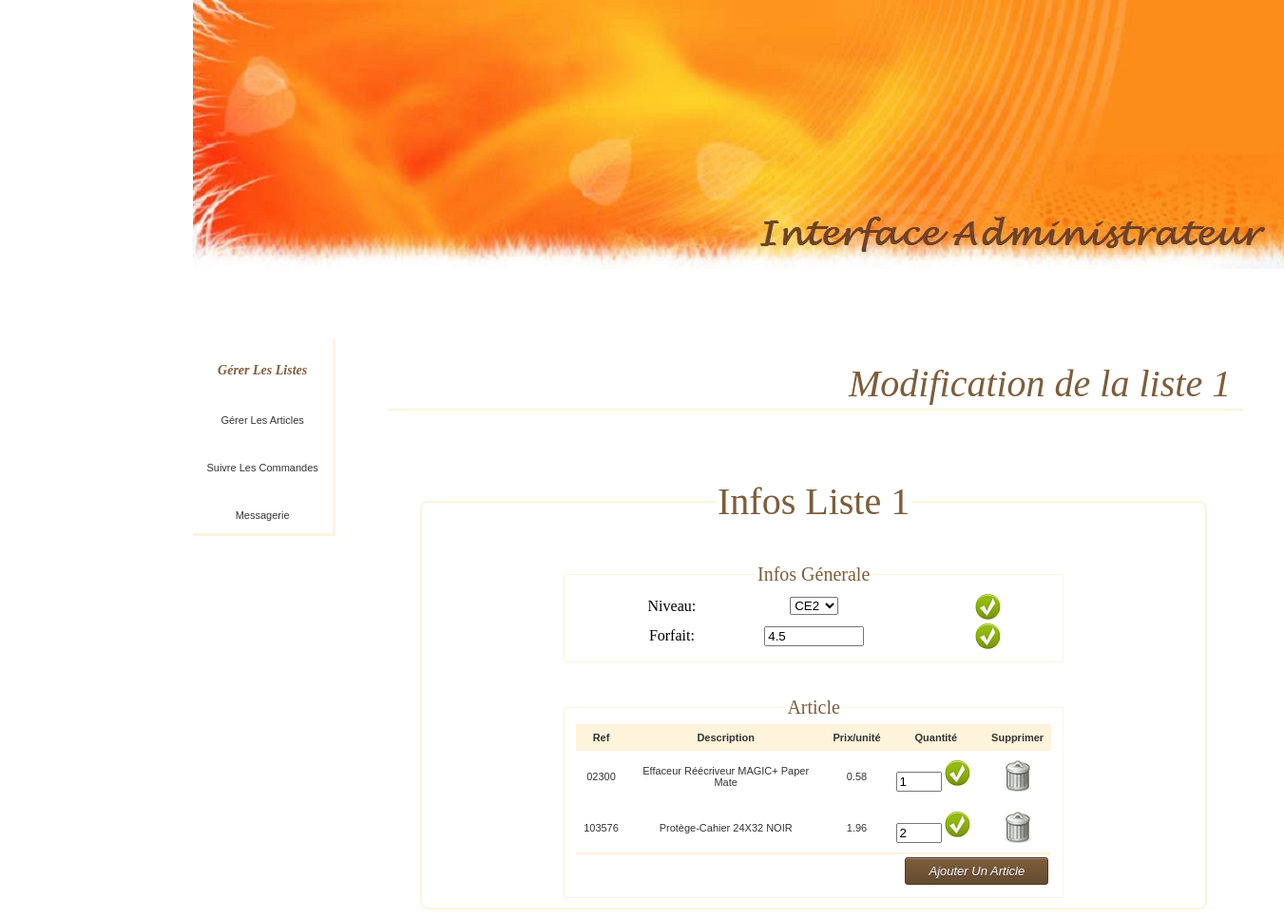
/admin/gestion_liste/modif_liste.php?id=1, run on the app's committed database.
### tables this page shows
CREATE TABLE Liste_niveau(
	id_nivliste INT AUTO_INCREMENT NOT NULL,
	niveau VARCHAR(10),
	forfait DOUBLE,
	PRIMARY KEY (id_nivliste)
);

CREATE TABLE IF NOT EXISTS `niveau` (
  `code` char(1) NOT NULL,
  `Libelle` varchar(200) NOT NULL,
  PRIMARY KEY (`code`)
);

CREATE TABLE Compose(
	qte_scat INT,
	ref_mat VARCHAR(20) NOT NULL,
	id_nivliste INT NOT NULL,
	PRIMARY KEY (ref_mat, id_nivliste)
);

CREATE TABLE Materiel(
	ref_mat VARCHAR(20) NOT NULL,
	desc_mat VARCHAR(50),
	prix_mat numeric(5,2),
	id_scat INT NOT NULL,
	PRIMARY KEY (ref_mat),
	FOREIGN KEY (id_scat) REFERENCES Sous_categorie (id_scat)
);

### lib/lib_db.class.php (called while the page is built, shortened)
<?php
class DB_connection
{
	private $_connection;
	private $_result;
	public function DB_connection()
	{
		$this->_hostname = HOST;
		$this->_username = USER;
		$this->_password = PASS;
		$this->_database = DB;
		$this->_connection = @mysqli_connect($this->_hostname, $this->_username, $this->_password, $this->_database) or die ("Erreur de connexion &acirc; la base. ".mysql_error());
	}
	public function DB_query($requete)
	{
		$this->_result = @mysqli_query($this->_connection, $requete) or die ("Probl&egrave;me dans l'ex&eacute;cution de la requ&ecirc;te : $requete. ".mysql_error());
		return $this->_result;
	}
	public function DB_object()
	{
		$this->_row = @mysqli_fetch_object($this->_result);
		return $this->_row;
	}
}
?>

### admin/gestion_liste/modif_liste.php (the view, shortened to what this page needs)
<?php
$id=$_GET['id'];
function get_niveau($code)
{
	$req="select libelle from niveau where code='".$code."'";
	$db = new DB_connection();
	$db->DB_query($req);
	if($ligne=$db->DB_object())
	{
		return $ligne->libelle;
	}
}
?>
<html>
<head>
<link rel="stylesheet" type="text/css" href="../../css/style_page.css" />
<link rel="stylesheet" type="text/css" href="../../css/style1.css" />
<link rel="stylesheet" href="../../js/fancybox/source/jquery.fancybox-1.3.4.css" type="text/css" media="screen" />
</head>
<body>
		<header class="tete">
			<img src="../../img/header.jpg" alt="header">
		<header>
		<nav class="menu">
			<br>
			<br>
			<br>
			<table width="150" align="left">
			<ul>
				<tr>
					<td>
						<br>
						<br>
						<li><a href="../gestion_liste">G&eacute;rer Les Listes</a></li>
						<br>
						<br>
					</td>
				</tr>
				<tr>
					<td>
						<br>
						<br>
						<li>G&eacute;rer Les Articles</li>
						<br>
						<br>
					</td>
				</tr>
				<tr>
					<td>
						<br>
						<br>
						<li>Suivre Les Commandes</li>
						<br>
						<br>
					</td>
				</tr>
				<tr>
					<td>
						<br>
						<br>
						<li>Messagerie</li>
						<br>
						<br>
					</td>
				</tr>
			</ul>
			</table>
				</nav>
<table width="900" align="center"class="entete">
<tr>
<td><div align="right">Modification de la liste <?php echo $id;?></div></td>
</tr>
</table>
<br>
<br>
<br>
<br>
<?php
$db = new DB_connection();
$req="select * from liste_niveau where id_nivliste=".$id;
$db->DB_query($req);
$ligne=$db->DB_object();
if($ligne!=NULL)
{
?>
<div align="center" >
<fieldset align="center" class="gen">
	<legend>Infos Liste <?php echo $id;?></legend>
	<div align="center">
	<br>
	<br>
		<fieldset align="center" class="sup">
			<legend>Infos Génerale</legend>
			<table class="infos" width="400" align="center">
			<tr>
			<form method="post" action="modif_liste1.php?p=modif_niv&id=<?php echo $id;?>" >
				<td width="50"><div align="center">Niveau:</div></td>
				<td width="100"><div align="center"><select name="niv"><option value="<?php echo $ligne->niveau;?>" selected ><?php echo get_niveau($ligne->niveau)?></option>
				</select>
				<div></td>
				<td width="50"><div align="right" ><INPUT border=0 src="../../img/icon_OK.png" type=image Value=submit align="middle" ><div></td>
			</form>
			</tr>
			<tr>
			<form method="post" action="modif_liste1.php?p=modif_for&id=<?php echo $id;?>" >
				<td width="50"><div align="center">Forfait:</div></td>
				<td width="100"><div align="center"><input size="10" type=text name="for" value="<?php echo $ligne->forfait;?>" ><div></td>
				<td width="50"><div align="right" ><INPUT border=0 src="../../img/icon_OK.png" type=image Value=submit align="middle" ><div></td>
			</form>
			</tr>
			</table>
		</fieldset>
	</div>
	<div align="center">
	<br>
	<br>
		<fieldset align="center" class="sup">
			<legend>Article</legend>
			<table class="data" align="center" width="500">
				<tr>
					<th width="30"><div align="center">Ref</div></th>
					<th width="250"><div align="center">Description</div></th>
					<th width="50"><div align="center">Prix/unité</div></th>
					<th width="100"><div align="center">Quantité</div></th>
					<th width="50"><div align="center">Supprimer</div></th>
				</tr>
				<?php
					$db1 = new DB_connection();
					$req1="select * from Compose where id_nivliste=".$id;
					$db1->DB_query($req1);
					while($ligne1=$db1->DB_object())
					{
						$db2 = new DB_connection();
						$req2="select * from Materiel where ref_mat='".$ligne1->ref_mat."'";
						$db2->DB_query($req2);
						$ligne2=$db2->DB_object();
						?>
						<tr>
							<td width="30"><div align="center"><?php echo $ligne1->ref_mat;?></div></td>
							<td width="250"><div align="center"><?php echo $ligne2->desc_mat;?></div></td>
							<td width="50"><div align="center"><?php echo $ligne2->prix_mat;?></div></td>
							<td width="100">
								<form method="post" action="modif_liste1.php?p=modif_qte&id=<?php echo $id;?>&ref=<?php echo $ligne1->ref_mat;?>" >
								<div align="left">
									<input type="number"  name="qtte" value="<?php echo $ligne1->qte_scat;?>">
									<INPUT border=0 src="../../img/icon_OK.png" type=image Value=submit  >
								</div>
								</form>
							</td>
							<td width="50"><div align="center">
							<form method="post" action="modif_liste1.php?p=del_art&id=<?php echo $id;?>&ref=<?php echo $ligne1->ref_mat;?>" >
								<INPUT border=0 src="../../img/del.png" type=image Value=submit  ></form> </div></td>
						<tr>
					<?php
					}
					}
					?>
					</table>
					<table width="500" align="center">
						<tr>
							<td><div align="right"><a id="fancy" data-fancybox-type="iframe" href="ajouter_article_liste.php?id=<?php echo $id;?>" class="myButton">Ajouter Un Article</a></div></td>
						</tr>
					</table>
				</fieldset>
			</div>
	</fieldset>
</div>
</body>
</html>

### css/style.css (style rules this page uses)
body { background-image:url(../img/background.png) ; margin:0px 15% 10px 15%; }
.menu { width:840px; height:90px; margin-left:auto; margin-right:auto; }

### css/style_page.css (style rules this page uses)
.tete { margin-left:auto; margin-right:auto; width: 1161px; }
.menu { padding: 0; margin: 0; text-align: center; }
.menu li { display: inline; list-style: none; }
.menu a { display:inline-block; margin: 0; text-decoration: none; font-family: "Palatino Linotype", "Book Antiqua", Palatino, serif; font-size:14px; font-weight: bold; color:#7d5d3b; }
.menu table { border-width:0px 3px 3px 0px; border-style:solid; border-color: #FEF3DB; padding:0 10px; font-family: verdana,arial,sans-serif; font-size:11px; color:#333333; border-collapse: collapse; }

### css/style1.css (style rules this page uses)
a { text-decoration: none; color: blue; font-style: italic; }
table.entete { border-width:0px 0px 2px 0px; border-style:solid dotted; border-color: #FEF3DB; padding:0 10px; font-family: "Palatino Linotype", "Book Antiqua", Palatino, serif; font-size: 40px; color: #7d5d3b; text-decoration: none; color: bleu; font-style: italic; }
table.data { border-width:0px 0px 2px 0px; border-style:solid dotted; border-color: #FEF3DB; padding:0 10px; font-family: verdana,arial,sans-serif; font-size:11px; color:#333333; border-collapse: collapse; }
table.data th { border-color: #FEF3DB; border-width: 0px; padding: 8px; border-style: solid; border-color: #666666; background-color: #FEF3DB; }
table.data td { border-width: 0px; padding: 8px; border-style: solid; border-color: #666666; background-color: #ffffff; }
a.myButton { -moz-box-shadow:inset 0px 1px 0px 0px #a6827e; -webkit-box-shadow:inset 0px 1px 0px 0px #a6827e; box-shadow:inset 0px 1px 0px 0px #a6827e; background:-webkit-gradient(linear, left top, left bottom, color-stop(0.05, #7d5d3b), color-stop(1, #634b30)); background:-moz-linear-gradient(top, #7d5d3b 5%, #634b30 100%); background:-webkit-linear-gradient(top, #7d5d3b 5%, #634b30 100%); background:-o-linear-gradient(top, #7d5d3b 5%, #634b30 100%); background:-ms-linear-gradient(top, #7d5d3b 5%, #634b30 100%); background:linear-gradient(to bottom, #7d5d3b 5%, #634b30 100%); filter:progid:DXImageTransform.Microsoft.gradient(startColorstr='#7d5d3b', endColorstr='#634b30',GradientType=0); background-color:#7d5d3b; -moz-border-radius:3px; -webkit-border-radius:3px; border-radius:3px; border:1px solid #54381e; display:inline-block; cursor:pointer; color:#ffffff; font-family:arial; font-size:13px; padding:6px 24px; text-decoration:none; text-shadow:0px 1px 0px #4d3534; }
.gen { border: 2px solid #FEF3DB; border-radius: 8px; width:800px; float: center; }
.gen legend { font-family: "Palatino Linotype", "Book Antiqua", Palatino, serif; font-size: 40px; color: #7d5d3b; }
.sup { border: 1px solid #FEF3DB; width: 500px; }
.sup legend { font-family: "Palatino Linotype", "Book Antiqua", Palatino, serif; font-size: 20px; color: #7d5d3b; }
input[type=number] { width: 40px; }

### admin/gestion_liste/modif_liste.php (style rules this page uses)
body { background-image:none; }

### data on the page
liste_niveau: niv "CE2", for "4.5"
compose: ref_mat "02300", materiel.desc_mat "Effaceur Réécriveur MAGIC+ Paper Mate", materiel.prix_mat "0.58", qtte "1"
compose: ref_mat "103576", materiel.desc_mat "Protège-Cahier 24X32 NOIR", materiel.prix_mat "1.96", qtte "2"

### other printed values
$id "1"
